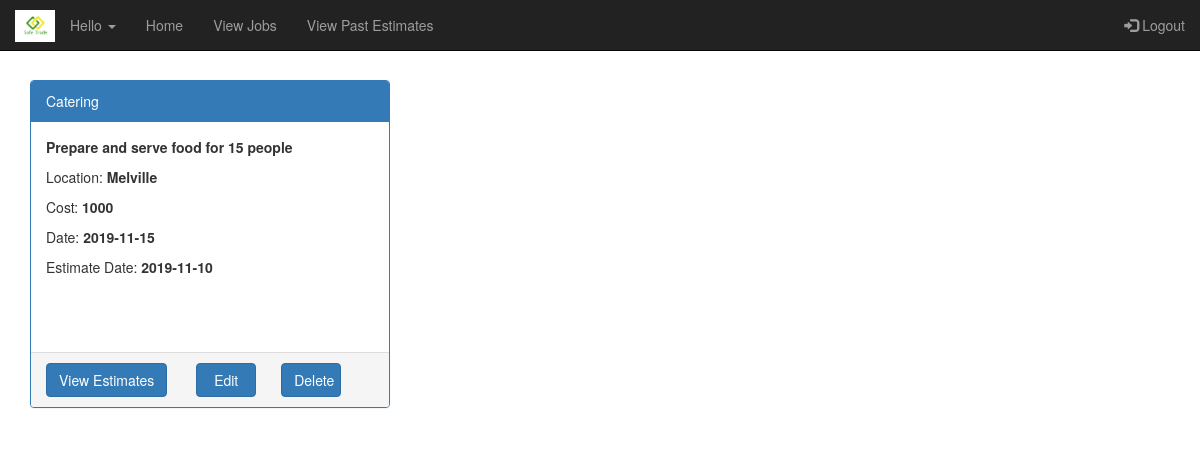
Before: /userPage.php?uid=19 with the older database file.
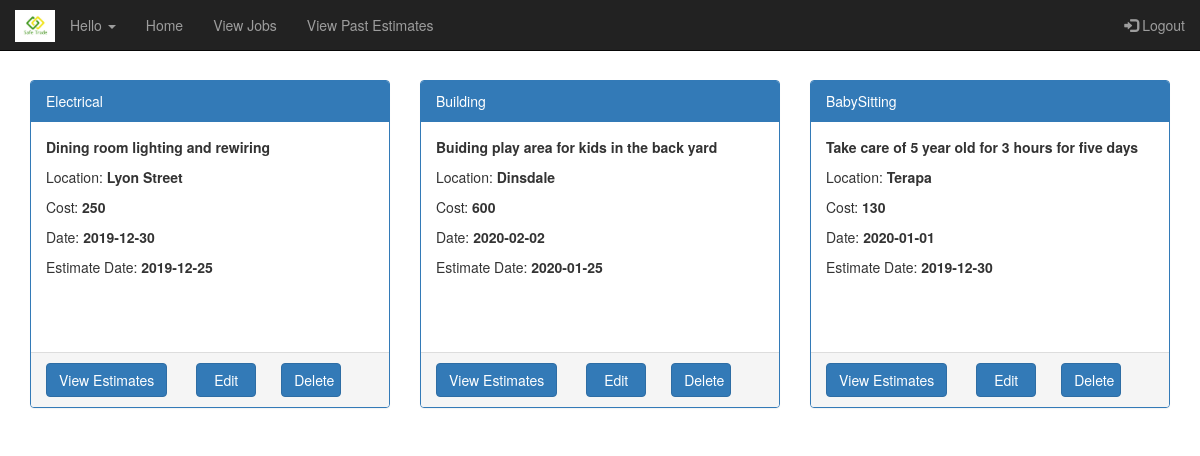
After: the same page with the newer database file.
### tables this page shows
CREATE TABLE `jobdetails` (
  `JobId` int(11) NOT NULL,
  `UId` int(11) NOT NULL,
  `JobType` varchar(255) NOT NULL,
  `JobDescription` varchar(255) NOT NULL,
  `Location` varchar(50) NOT NULL,
  `CostRange` double NOT NULL,
  `ActiveDate` date NOT NULL,
  `EstimateDate` date NOT NULL,
  `IsClosed` int(11) NOT NULL,
  `IsEstimateAccepted` int(11) NOT NULL
);

### classes/Job.php (called while the page is built, shortened)
<?php
class Job{
  private $jid = null;
  private $jdescription = "";
  private $jtype = "";
  private $cost = null;
  private $activedate = "";
  private $estimationdate = null;
  private $location = null;
  public function __construct($jid,$uid, $jtype,$jdescription,$location,   $cost, $activedate,$estimationdate,$isclosed){
    $this->jid = $jid;
    $this->jdescription = $jdescription;
    $this->jtype = $jtype;
    $this->cost = $cost;
    $this->activedate = $activedate;
    $this->estimationdate = $estimationdate;
    $this->location = $location;
  }
  public static function findByUser($mysqli, $uid){
    $today=date('Y-m-d');
    $sql = sprintf("select * from jobdetails where IsClosed=0 and UId=%s and ActiveDate>='%s'", $uid,$today);
    $result = $mysqli->query($sql);
    if ($result){
      $jobs = new Collection();
      while($row = $result->fetch_assoc()){
        $job = new Job($row['JobId'],$row['UId'], $row['JobType'], $row['JobDescription'], $row['Location'], $row['CostRange'], $row['ActiveDate'], $row['EstimateDate'],$row['IsClosed']);
        $jobs->Add($row['JobId'], $job);
      }
    }
    return $jobs;
  }
  public function getJobId(){
    return $this->jid;
  }
  public function getJobDescription(){
    return $this->jdescription;
  }
  public function getJobType(){
    return $this->jtype;
  }
  public function getLocation(){
    return $this->location;
  }
  public function getCost(){
    return $this->cost;
  }
  public function getActiveDate(){
    return $this->activedate;
  }
  public function getEstimateDate(){
    return $this->estimationdate;
  }
}
?>

### classes/Collection.php (called while the page is built, shortened)
<?php
class Collection {
    private $records = array();
    public function add($key, $record){
        $result = false;
        if ($key != null) {
            $this->records[$key] = $record;
            $result = true;
        }
        return $result;
    }
    public function getRecords(){
        return $this->records;
    }
}
?>

### userPage.php (the view, shortened to what this page needs)
<?php
require_once("headers.php");
require_once("footer.php");
?>
<div class="container" >
<div class="row">
<?php  $jobs=Job ::findByUser($mysqli,$_GET['uid']);
          $count=0;
          foreach($jobs->getRecords() as $id => $job)
          {
             $count=$count+1;
          }
          if($count ==0)
          {
            echo '<h3 style="font-style:italic;">You have not posted any jobs yet! Post one now....';
            echo "<a data-toggle=\"modal\" data-target=\"#myModal\">Click here to Post Job</a></h3>";
          }
          else{
             foreach($jobs->getRecords() as $id => $job){
               ?>
<div class="col-sm-4" >
      <div class="panel panel-primary">
        <div class="panel-heading"><?php echo $job->getJobType(); ?></div>
        <div class="panel-body" style="height:230px">
        <p><b><?php echo $job->getJobDescription(); ?></b></p>
        <p>Location: <b><?php echo $job->getLocation(); ?></b></p>
        <p>Cost: <b><?php echo $job->getCost(); ?></b></p>
        <p>Date: <b><?php echo $job->getActiveDate(); ?></b></p>
        <p>Estimate Date: <b><?php echo $job->getEstimateDate(); ?></b></p>
        </div>
        <div class="panel-footer pviewestimate">
            <a data-toggle="modal" data-target="" class="btn btn-primary viewestimate" name="viewestimate">View Estimates</a>
            <?php
            echo "<a href=\"editJob.php?id=".$job->getJobId()."\"  style=\"width: 60px;margin-left: 25px;\" class=\"btn btn-primary\">Edit </a>";
            echo "<a href=\"deleteJobDB.php?id=".$job->getJobId()."\"  style=\"width: 60px;margin-left: 25px;\" class=\"btn btn-primary\" onclick=\"return confirm('Are you sure to remove your job?')\">Delete </a>";
            ?>
        </div>
      </div>
    </div>
    <?php }}; ?>
    </div>
</div>

Changed rows visible on the page:
no longer on this page (row edited): jobdetails: JobType "Catering", JobDescription "Prepare and serve food for 15 people", Location "Melville", CostRange "1000", ActiveDate "2019-11-15", EstimateDate "2019-11-10"
now on this page (row edited): jobdetails: JobType "Electrical", JobDescription "Dining room lighting and rewiring", Location "Lyon Street", CostRange "250", ActiveDate "2019-12-30", EstimateDate "2019-12-25"
added jobdetails: JobType "Building", JobDescription "Buiding play area for kids in the back yard", Location "Dinsdale", CostRange "600", ActiveDate "2020-02-02", EstimateDate "2020-01-25"
added jobdetails: JobType "BabySitting", JobDescription "Take care of 5 year old for 3 hours for five days", Location "Terapa", CostRange "130", ActiveDate "2020-01-01", EstimateDate "2019-12-30"
